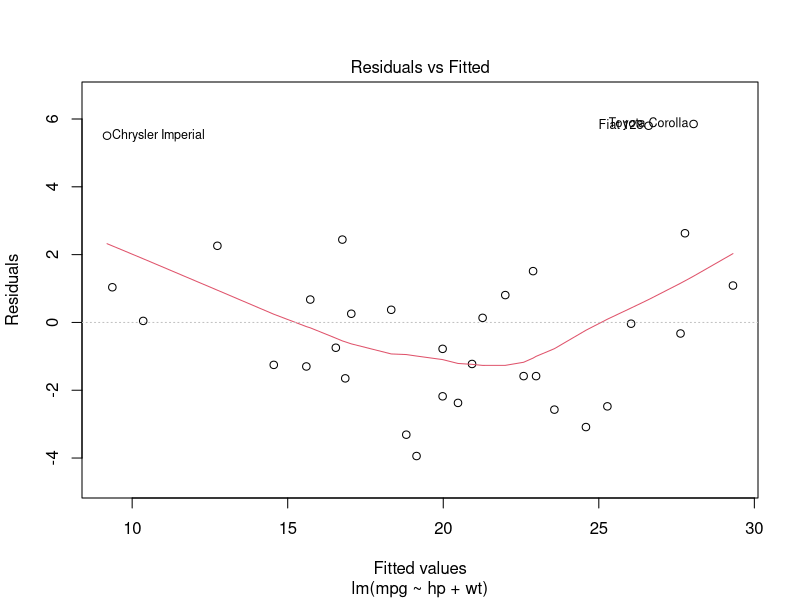
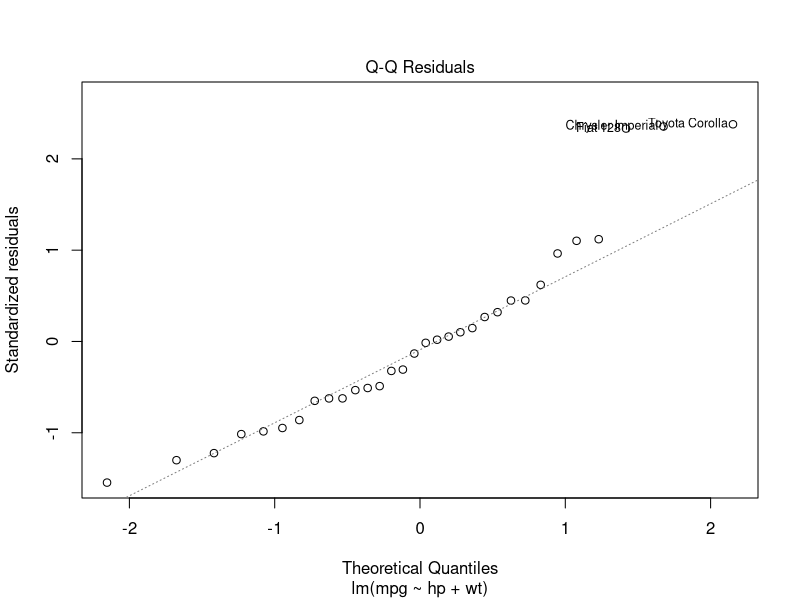
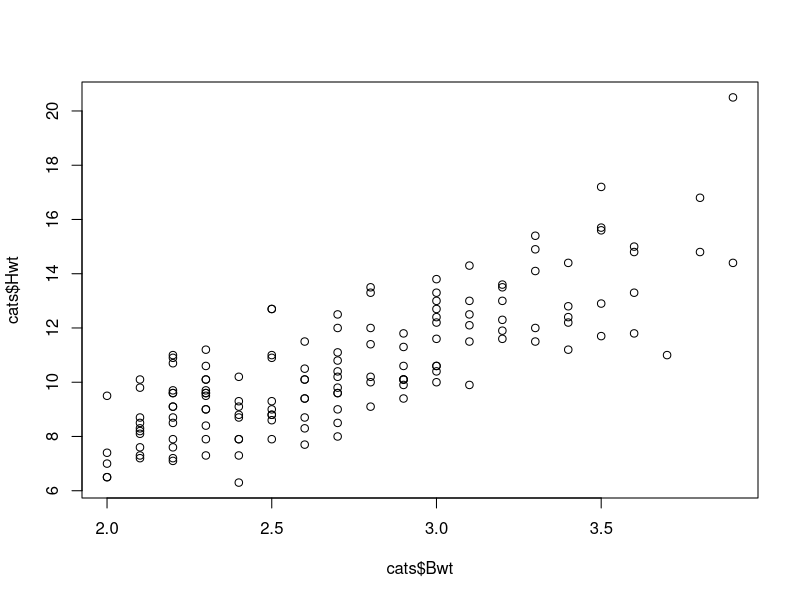
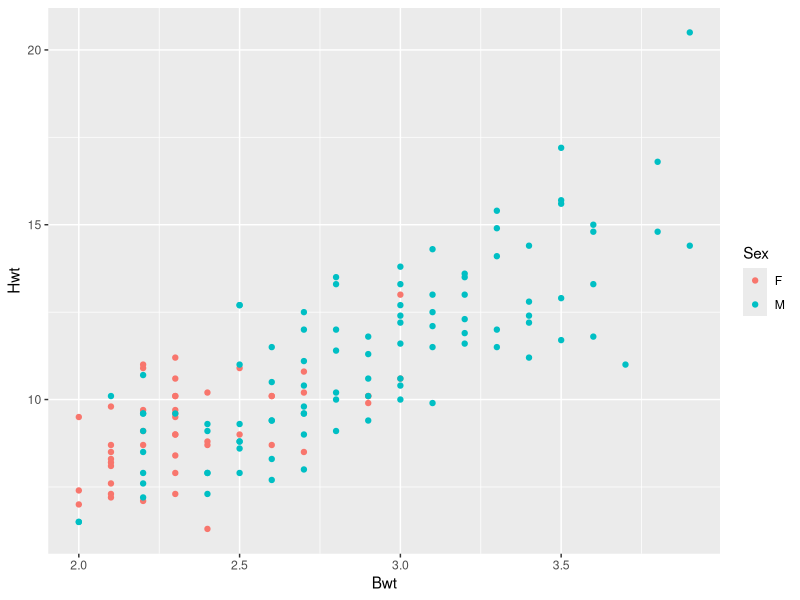
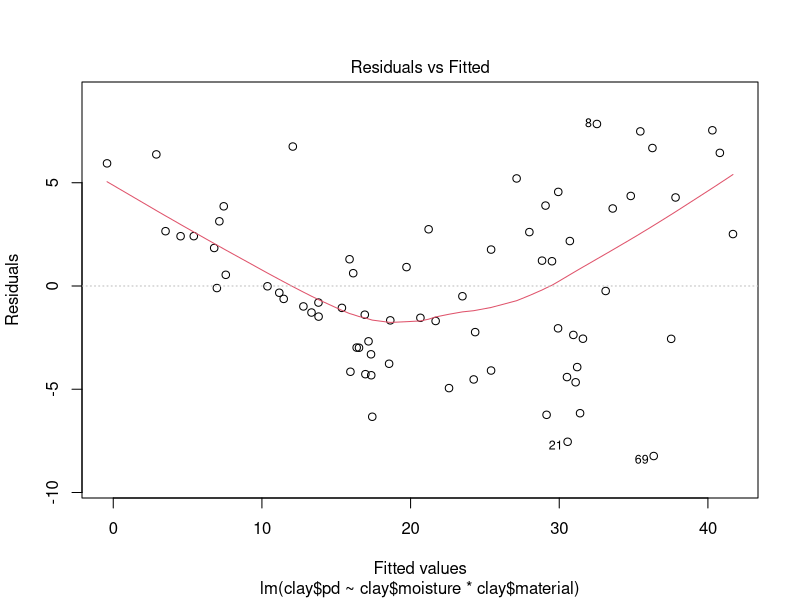
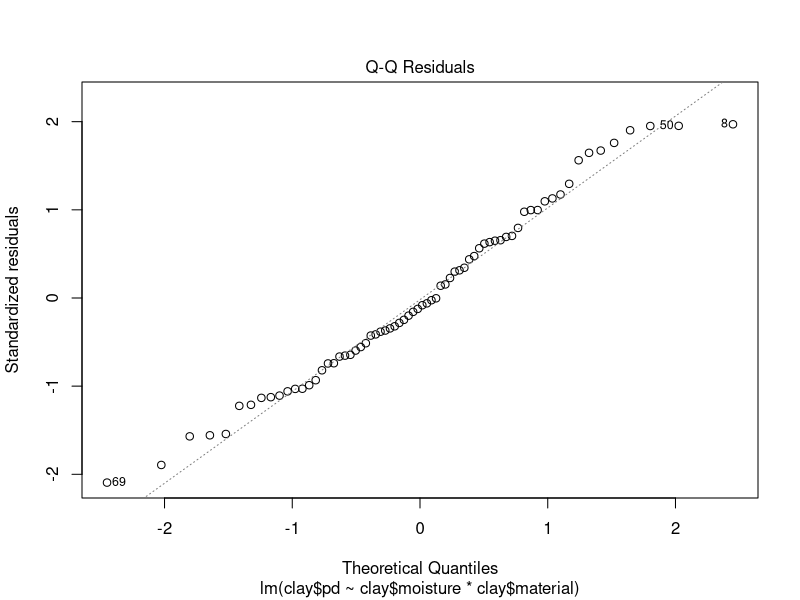
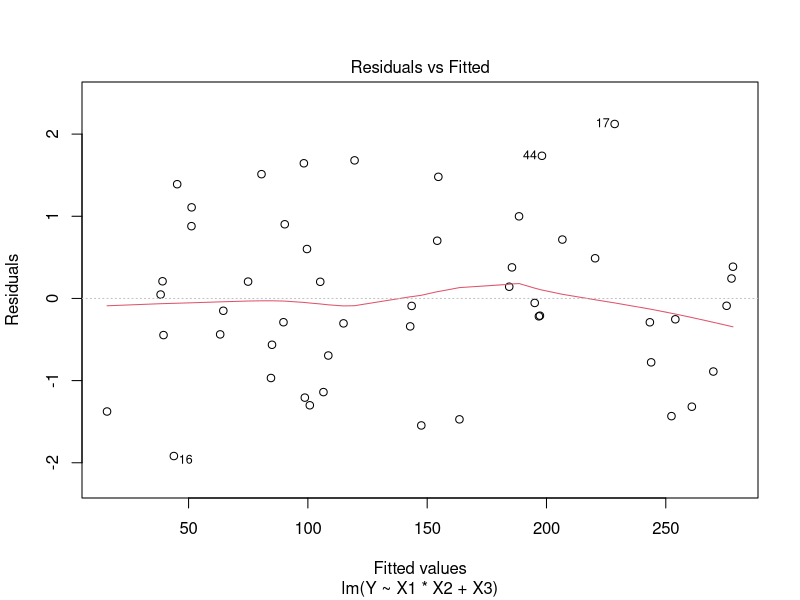
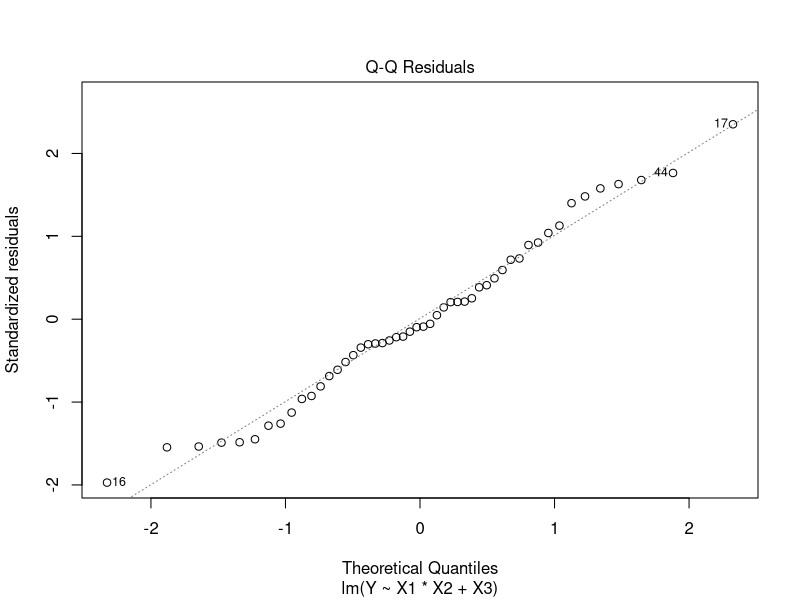

The R script that drew these images, in order:
## ---- chunk 1
knitr::opts_chunk$set(echo=T,eval=T,message=F,warning=F,fig.align='center')
library(tidyverse)
## ---- chunk 2
lm.mtcars = lm(mpg ~ hp + wt, data = mtcars)
plot(lm.mtcars,ask=F,which=1:2)
## ---- chunk 3
summary(lm.mtcars)
## ---- chunk 4
confint(lm.mtcars)
## ---- chunk 5
library(MASS)
head(cats)
## ---- chunk 6
plot(cats$Bwt, cats$Hwt)
## ---- chunk 7
lm.cats = lm(cats$Hwt ~ cats$Bwt)
summary(lm.cats)
## ---- chunk 8
cats %>% ggplot(aes(x = Bwt, y = Hwt, color = Sex)) + geom_point() 
## ---- chunk 9
lm.cats = lm(cats$Hwt ~ cats$Bwt + cats$Sex + cats$Bwt:cats$Sex)
summary(lm.cats)
## ---- chunk 10
clay = read.csv("clay_sample.csv")
head(clay)
unique(clay$ material)
lm.clay = lm(clay$pd ~ clay$moisture * clay$material)
summary(lm.clay)
## ---- chunk 11
plot(lm.clay, which=1:2)
## ---- chunk 12
mult_data = read.csv("multData.csv")
lm.mult = lm(Y ~ X1 + X2, data = mult_data)
summary(lm.mult)
## ---- chunk 13
mult_data = read.csv("multData.csv")
lm.mult = lm(Y ~ X1 * X2, data = mult_data)
summary(lm.mult)
## ---- chunk 14
mult_data = read.csv("multData.csv")
lm.mult = lm(Y ~ X1 * X2 + X3, data = mult_data)
summary(lm.mult)
plot(lm.mult, which = 1:2)
## ---- chunk 15
mult_data = read.csv("multData.csv")
X_3_pow = (mult_data$X3 ^ 2)
lm.mult = lm(Y ~ X1 * X2 + X_3_pow, data = mult_data)
summary(lm.mult)
plot(lm.mult, which = 1:2)
## ---- chunk 16
X_3_pow = (mult_data$X3 ^ 3)
lm.mult = lm(Y ~ X1 * X2 + X_3_pow, data = mult_data)
summary(lm.mult)
plot(lm.mult, which = 1:2)
